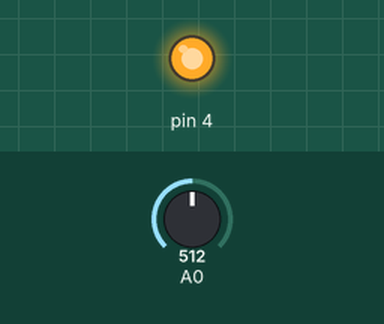
This sketch was run on a simulated Arduino Uno, built with avr-gcc and run on an emulated ATmega328P. Parts: output pins drawn as LEDs (lit = HIGH). Inputs (shaded band) come from the test bench; at power-on: A0 = 512.

Above: at 1.2 s.
1.3 s: A0 set to 410
2.8 s: A0 set to 391
At 4.0 s:
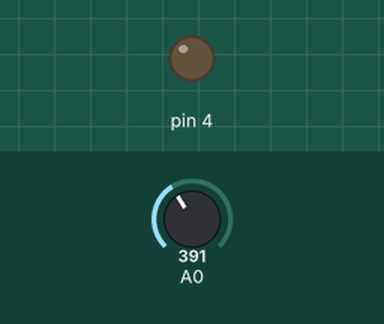
4.3 s: A0 set to 511
At 5.5 s:
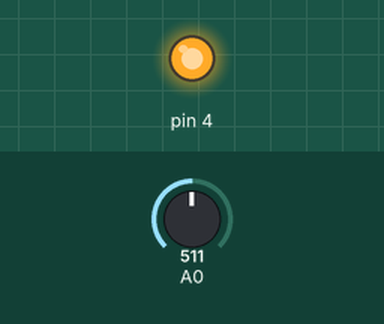
5.8 s: A0 set to 390
At 6.5 s:
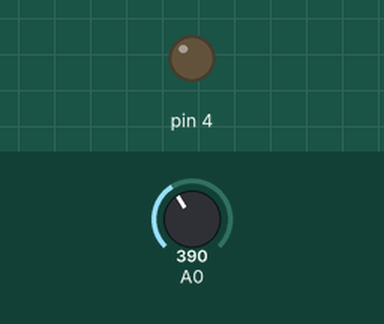
Timing chart, 0 to 8.3 s (numbered marks = the images above; inputs shaded):
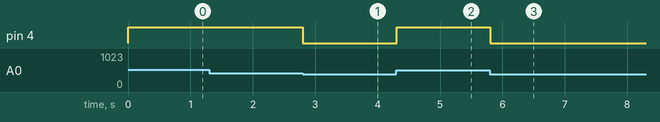

Measured:
- the behaviour switches between 401 and 400 on A0 (found by bisection; images 0 and 1)
- after the input at 1.3 s, every drawn part: stays the same
- after the input at 2.8 s, pin 4: HIGH → LOW at once
- after the input at 4.3 s, pin 4: LOW → HIGH at once
- after the input at 5.8 s, pin 4: HIGH → LOW at once

The sketch:

Project_Smart_Irrigation_System.ino
```cpp
// C++ code
//
int soil_moisture_sensor = 0;

void setup()
{
  pinMode(A0, INPUT);
  pinMode(4, OUTPUT);
}

void loop()
{
  soil_moisture_sensor = analogRead(A0);
  if (soil_moisture_sensor > 400) {
    digitalWrite(4, HIGH);
  } else {
    digitalWrite(4, LOW);
  }
  delay(10); // Delay a little bit to improve simulation performance
}
```
